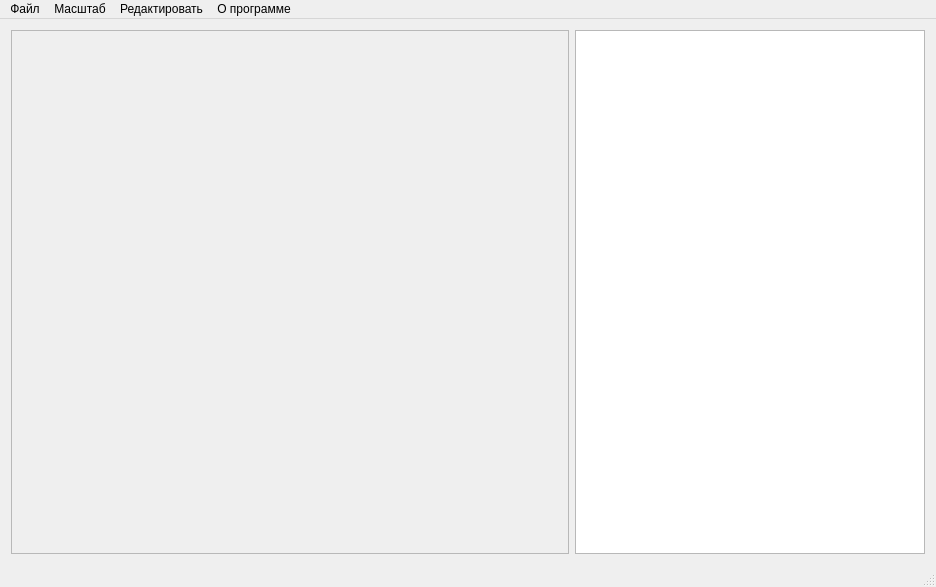
<?xml version="1.0" encoding="UTF-8"?>
<ui version="4.0">
 <class>MainWindow</class>
 <widget class="QMainWindow" name="MainWindow">
  <property name="geometry">
   <rect>
    <x>0</x>
    <y>0</y>
    <width>936</width>
    <height>587</height>
   </rect>
  </property>
  <property name="windowTitle">
   <string>ImageViewer</string>
  </property>
  <widget class="QWidget" name="centralWidget">
   <layout class="QHBoxLayout" name="horizontalLayout">
    <item>
     <widget class="QScrollArea" name="scrollArea">
      <property name="widgetResizable">
       <bool>true</bool>
      </property>
      <widget class="QWidget" name="scrollAreaWidgetContents">
       <property name="geometry">
        <rect>
         <x>0</x>
         <y>0</y>
         <width>560</width>
         <height>524</height>
        </rect>
       </property>
      </widget>
     </widget>
    </item>
    <item>
     <widget class="QListWidget" name="listWidget">
      <property name="sizePolicy">
       <sizepolicy hsizetype="Fixed" vsizetype="Expanding">
        <horstretch>0</horstretch>
        <verstretch>0</verstretch>
       </sizepolicy>
      </property>
      <property name="minimumSize">
       <size>
        <width>350</width>
        <height>0</height>
       </size>
      </property>
      <property name="maximumSize">
       <size>
        <width>200</width>
        <height>16777215</height>
       </size>
      </property>
      <property name="dragEnabled">
       <bool>false</bool>
      </property>
      <property name="dragDropMode">
       <enum>QAbstractItemView::NoDragDrop</enum>
      </property>
      <property name="defaultDropAction">
       <enum>Qt::CopyAction</enum>
      </property>
      <property name="iconSize">
       <size>
        <width>50</width>
        <height>30</height>
       </size>
      </property>
      <property name="viewMode">
       <enum>QListView::ListMode</enum>
      </property>
     </widget>
    </item>
   </layout>
  </widget>
  <widget class="QMenuBar" name="menuBar">
   <property name="geometry">
    <rect>
     <x>0</x>
     <y>0</y>
     <width>936</width>
     <height>22</height>
    </rect>
   </property>
   <widget class="QMenu" name="menu">
    <property name="title">
     <string>Файл</string>
    </property>
    <addaction name="action"/>
    <addaction name="action_2"/>
    <addaction name="action_3"/>
   </widget>
   <widget class="QMenu" name="menu_2">
    <property name="title">
     <string>Масштаб</string>
    </property>
    <addaction name="action_4"/>
    <addaction name="action_5"/>
    <addaction name="action_6"/>
    <addaction name="action_7"/>
   </widget>
   <widget class="QMenu" name="menu_3">
    <property name="title">
     <string>О программе</string>
    </property>
    <addaction name="action_8"/>
    <addaction name="action_9"/>
   </widget>
   <widget class="QMenu" name="menu_4">
    <property name="title">
     <string>Редактировать</string>
    </property>
    <addaction name="action_10"/>
    <addaction name="action_11"/>
   </widget>
   <addaction name="menu"/>
   <addaction name="menu_2"/>
   <addaction name="menu_4"/>
   <addaction name="menu_3"/>
  </widget>
  <widget class="QStatusBar" name="statusBar"/>
  <action name="action">
   <property name="text">
    <string>Открыть</string>
   </property>
  </action>
  <action name="action_2">
   <property name="text">
    <string>Сохранить как</string>
   </property>
  </action>
  <action name="action_3">
   <property name="text">
    <string>Выход</string>
   </property>
  </action>
  <action name="action_4">
   <property name="text">
    <string>Больше</string>
   </property>
   <property name="shortcut">
    <string>Ctrl+=</string>
   </property>
  </action>
  <action name="action_5">
   <property name="text">
    <string>Меньше</string>
   </property>
   <property name="shortcut">
    <string>Ctrl+-</string>
   </property>
  </action>
  <action name="action_6">
   <property name="text">
    <string>Оригинал</string>
   </property>
  </action>
  <action name="action_7">
   <property name="text">
    <string>Подогнать размер</string>
   </property>
  </action>
  <action name="action_8">
   <property name="text">
    <string>Справка</string>
   </property>
  </action>
  <action name="action_9">
   <property name="text">
    <string>О программе</string>
   </property>
  </action>
  <action name="action_10">
   <property name="text">
    <string>Насыщенность +</string>
   </property>
  </action>
  <action name="action_11">
   <property name="text">
    <string>Насыщенность -</string>
   </property>
  </action>
 </widget>
 <layoutdefault spacing="6" margin="11"/>
 <resources/>
 <connections/>
</ui>
